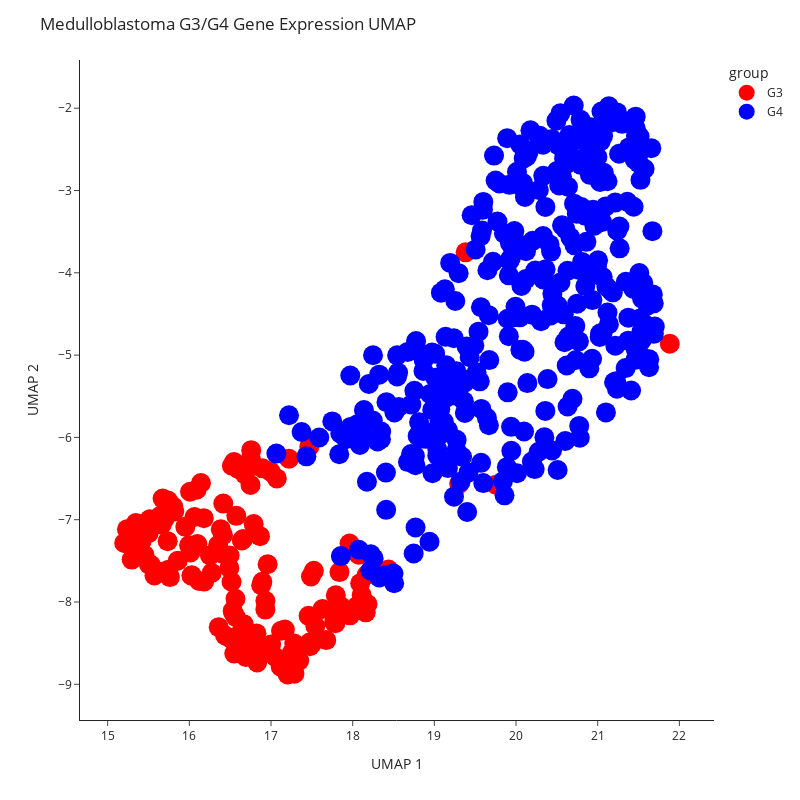

The notebook cell saved with this chart:
### Markdown cell above
# UMAP Visualization of Preprocessed Data

### Code cell
from medulloblastoma.plots import plot_umap_binary

# Discrete color mapping for G3/G4 subtypes
dict_medulloblastoma = {
    'G3': 'red',  # Red for G3
    'G4': 'blue'   # Blue for G4
}

# Generate UMAP with discrete subtype coloring
plot_umap_binary(
    data=data_g3g4,
    clinical=metadata_g3g4,
    colors_dict=dict_medulloblastoma,
    n_components=2,
    seed=2023,
    title="Medulloblastoma G3/G4 Gene Expression UMAP",
    marker_size=20
)

### Figure 1 — Plotly figure (JSON) as saved in the notebook; plotly's stock layout.template omitted (floating-point values rounded to 4 significant figures; data arrays with more than 128 entries replaced by an {"elided": "..."} marker saying what was removed)
{"data": [{"hovertemplate": "<b>%{hovertext}</b><br><br>group=G3<br>UMAP_1=%{x}<br>UMAP_2=%{y}<extra></extra>", "hovertext": {"elided": "144 str values"}, "legendgroup": "G3", "marker": {"color": "red", "size": 20, "symbol": "circle"}, "mode": "markers", "name": "G3", "orientation": "v", "showlegend": true, "type": "scatter", "x": {"elided": "144 float values"}, "xaxis": "x", "y": {"elided": "144 float values"}, "yaxis": "y"}, {"hovertemplate": "<b>%{hovertext}</b><br><br>group=G4<br>UMAP_1=%{x}<br>UMAP_2=%{y}<extra></extra>", "hovertext": {"elided": "326 str values"}, "legendgroup": "G4", "marker": {"color": "blue", "size": 20, "symbol": "circle"}, "mode": "markers", "name": "G4", "orientation": "v", "showlegend": true, "type": "scatter", "x": {"elided": "326 float values"}, "xaxis": "x", "y": {"elided": "326 float values"}, "yaxis": "y"}], "layout": {"height": 800, "legend": {"title": {"text": "group"}, "tracegroupgap": 0}, "margin": {"t": 60}, "title": {"text": "Medulloblastoma G3/G4 Gene Expression UMAP"}, "width": 800, "xaxis": {"anchor": "y", "domain": [0, 1], "title": {"text": "UMAP 1"}}, "yaxis": {"anchor": "x", "domain": [0, 1], "title": {"text": "UMAP 2"}}}}
